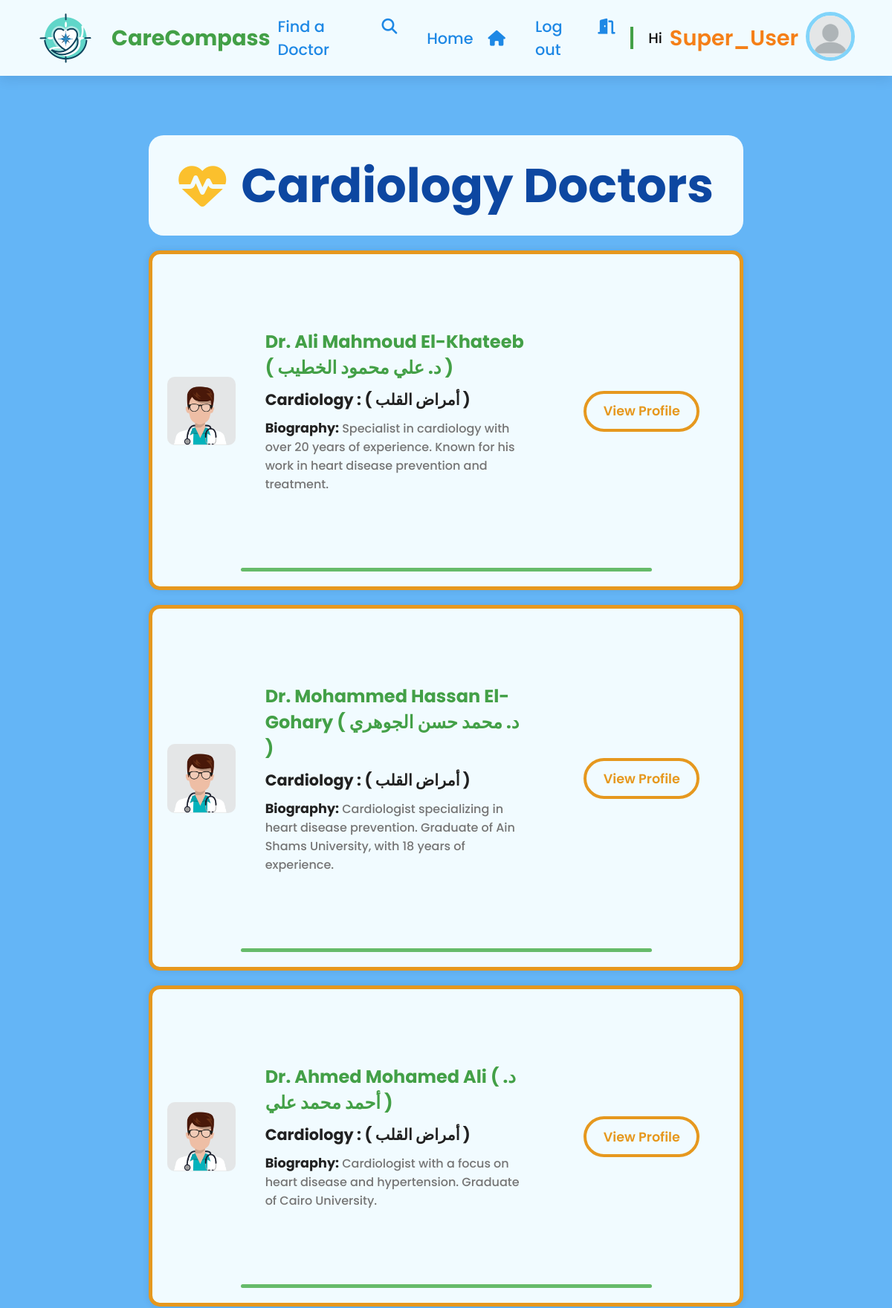
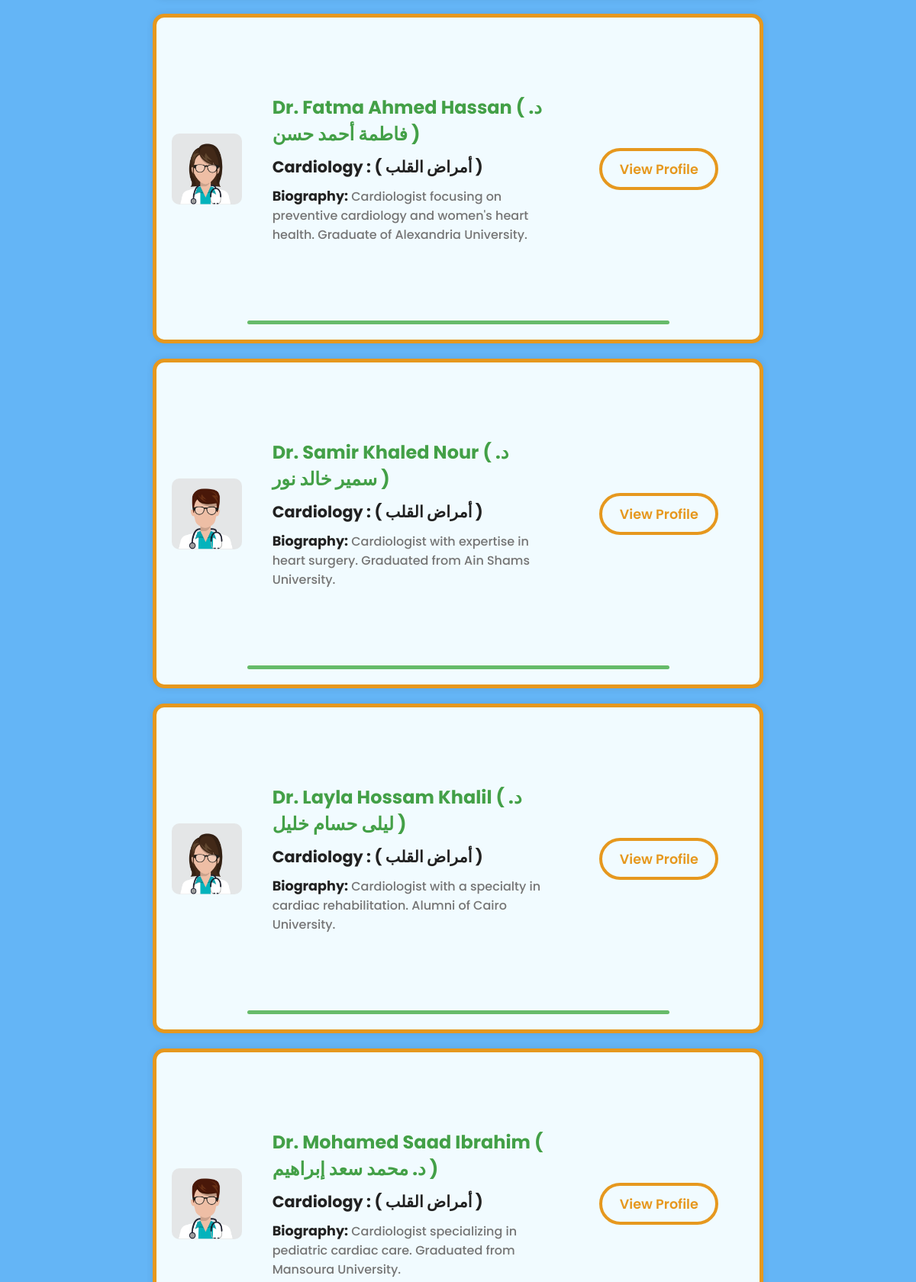
Screenshot of /specialized_doctors?specialty=Cardiology (signed in, upper part) with the database file from the repository (2 pictures, top to bottom).
### Users/models.py (models this page shows, shortened)
class UserProfile(models.Model):
    user = models.OneToOneField(User, on_delete=models.CASCADE)
    city = models.CharField(max_length=100, blank=True)
    profile_img = models.ImageField(upload_to='profile_images', default='default/blank-profile-picture.png')
    phone_number = models.CharField(max_length=13, blank=True)

### Doctors/models.py (models this page shows, shortened)
class DoctorProfile(models.Model):
    GENDER_CHOICES = [
        ('Male', 'Male'),
        ('Female', 'Female'),
    ]
    full_name_in_english = models.CharField(max_length=100)
    full_name_in_arabic = models.CharField(max_length=100)
    doctor_profile_img = models.ImageField(upload_to='doctors_profile_images', blank=True, null=True)
    english_bio = models.TextField()
    arabic_bio = models.TextField()
    phone = models.CharField(max_length=13)
    address_in_english = models.CharField(max_length=255)
    address_in_arabic = models.CharField(max_length=255)
    specialization_in_english = models.CharField(max_length=100)
    specialization_in_arabic = models.CharField(max_length=100)
    gender = models.CharField(max_length=6, choices=GENDER_CHOICES)
    birthdate = models.DateField()
    default_pic_mapping = {
        'Male': 'default/male_blank_doctor.png',
        'Female': 'default/female_blank_doctor.png'
    }
    def get_profile_pic_url(self):
        if not self.doctor_profile_img:
            return os.path.join(settings.MEDIA_URL, self.default_pic_mapping[self.gender])
        return self.doctor_profile_img.url

### Search/views.py (the view)
# urls.py: path('specialized_doctors', views.specialized_doctors, name='specialized_doctors'),
@login_required(login_url= "login")
def specialized_doctors(request):
    if request.method == 'GET':
        specialty = request.GET.get('specialty')
        doctors = DoctorProfile.objects.filter(specialization_in_english__exact=specialty)
        specialty_icon = specialty_icons[specialty]
    context = {
        'doctors': doctors,
        'specialty': specialty,
        'specialty_icon': specialty_icon,
    }
    return render(request, 'Search/specialized_doctors.html', context)

### Search/templates/Search/specialized_doctors.html (shortened to what this page needs)
{% extends "base.html" %}
{% load static %}
{% block extra_css %}
    <link rel="stylesheet" href="{% static 'css/search_result_styles.css' %}">
{% endblock %}
{% block content %}
    <section>
        <div class="specialty-header">
            <i class="{{ specialty_icon }}"></i>
            <p> {{ specialty }} Doctors </p>
        </div>
        {% if doctors %}
            {% for doctor in doctors %}
                {% include 'Search/doctors_list.html' %}
            {% endfor %}
        {% else %}
            <h2 style="text-align: center; margin-top: 50px;">NO Doctors Found!!</h2>
        {% endif %}
    </section>
{% endblock %}

### templates/navbar.html (shortened to what this page needs)
{% load static %}
<header>
    <a href="{% url 'home' %}" class="logo">
        <img src="{% static 'images/Logo.png' %}" alt="Logo">
        CareCompass
    </a>
    <nav class="navigation-bar">
        {% if user.is_authenticated %}
            <div class="navigation-bar-links">
                <div class="nav-link">
                    <a href="/#find-doctor" id="find-doctor-link">Find a Doctor</a>
                    <i class="fa-solid fa-magnifying-glass"></i>
                </div>
                <div class="nav-link">
                    <a href="{% url 'home' %}">Home</a>
                    <i class="fa-solid fa-house"></i>
                </div>
                <div class="nav-link">
                    <a href="{% url 'logout' %}">Log out</a>
                    <i class="fa-solid fa-door-open"></i>
                </div>
            </div>
            <span class="separator"></span>
            <p class="logged-in-user">Hi <a href="{% url 'user_profile' %}"> <span>{{ user.username }}</span> </a></p>
            <div class="user-avatar">
                <img src="{{ user.userprofile.profile_img.url }}" alt="{{ user.username }}">
            </div>
        {% endif %}
    </nav>
</header>

### Search/templates/Search/doctors_list.html
<div class="doctor-row">
    <div class="doctor-container">
        <div class="doctor-image">
            <img src="{{ doctor.get_profile_pic_url }}" alt="{{ doctor.full_name_in_english }}">
        </div>
        <div class="doctor-info">
            <a href="{% url 'doctor_profile' %}?id={{ doctor.id }}">
                <h3 class="doctor-name">Dr. {{ doctor.full_name_in_english }} <span class="rtl">( د. {{ doctor.full_name_in_arabic }} )</span></h3>
            </a>
            <h5 class="doctor-specialty">{{ doctor.specialization_in_english }} : <span class="rtl">( {{ doctor.specialization_in_arabic }} )</span></h5>
            <p class="doctor-bio"> <span>Biography:</span> {{ doctor.english_bio }}</p>
        </div>
        <div class="doctor-contact">
            <a href="{% url 'doctor_profile' %}?id={{ doctor.id }}" class="profile-link"> <button class="profile-btn">View Profile</button> </a>
        </div>
    </div>
    <hr>
</div>

### static/css/basic.css (style rules this page uses)
:root { --primary-blue: #1E88E5; --primary-blue-light: #64B5F6; --primary-blue-dark: #1565C0; --primary-blue-darker: #0D47A1; --primary-accent-blue: #81D4FA; --primary-accent-blue-light: #daf0fb; --secondary-green: #43A047; --secondary-green-light: #66BB6A; --secondary-accent-green: #15d46b; --secondary-green-dark: #2E7D32; --secondary-green-darker: #1B5E20; --neutral-white: #f1fbff; --text-dark-gray: #424242; --text-dark-gray-light: #757575; --text-dark-gray-dark: #212121; --text-dark-gray-darker: #0E0E0E; --error-red: #E53935; --error-red-light: #EF5350; --error-red-accent: #FF5A5F; --error-red-accent-light: #ffc8ca; --accent-pinkish-red: #DB5C91; --accent-pinkish-red-light: #F48FB1; --accent-orange: #E6981E; --accent-orange-light: #FBC02D; --accent-orange-dark: #F57F17; }
* { font-family: "Poppins", sans-serif; margin: 0; padding: 0; box-sizing: border-box; scroll-behavior: smooth; }
.rtl { direction: rtl; }
a { text-decoration: none; }
#base-page-body { min-height: 100vh; width: 100vw; position: relative; background-color: var(--primary-blue-light); display: flex; flex-direction: column; overflow-x: hidden; }
section { padding: 150px 200px; }
header { background-color: var(--neutral-white); width: 100%; display: flex; position: sticky; top: 0px; justify-content: space-between; align-items: center; padding: 10px 30px; box-shadow: 0px 5px 15px rgba(1, 28, 64, 0.1); z-index: 999; }
.logo { display: flex; align-items: center; justify-content: center; text-decoration: none; color: var(--secondary-green); font-size: 1.8em; font-weight: 700; }
.logo img { width: 120px; }
.navigation-bar { display: flex; align-items: center; justify-content: center; }
.navigation-bar-links { display: flex; align-items: center; gap: 20px; }
.nav-link { display: flex; justify-content: center; align-items: baseline; color: var(--primary-blue); font-size: 1.3em; font-weight: 500; padding: 10px; cursor: pointer; }
.nav-link a { color: var(--primary-blue); }
.nav-link i { margin-left: 20px; }
.logged-in-user { color: var(--text-dark-gray-darker); margin: 0; display: flex; justify-content: center; align-items: center; text-decoration: none; font-size: 1.2em; font-weight: 500; padding: 10px; }
.logged-in-user span { padding-left: 10px; color: var(--accent-orange-dark); font-size: 1.5em; font-weight: 600; }
.separator { width: 5px; height: 30px; margin: 10px; background-color: var(--secondary-green); }
.user-avatar { width: 70px; height: 70px; margin-right: 20px; }
.user-avatar img { width: 100%; border: 5px solid var(--primary-accent-blue); border-radius: 50%; }

### rows the page displays
DoctorProfile: full_name_in_english "Ali Mahmoud El-Khateeb", full_name_in_arabic "علي محمود الخطيب", specialization_in_english "Cardiology", specialization_in_arabic "أمراض القلب", english_bio "Specialist in cardiology with over 20 years of experience. Known for his work in heart disease prevention and treatment."
DoctorProfile: full_name_in_english "Mohammed Hassan El-Gohary", full_name_in_arabic "محمد حسن الجوهري", specialization_in_english "Cardiology", specialization_in_arabic "أمراض القلب", english_bio "Cardiologist specializing in heart disease prevention. Graduate of Ain Shams University, with 18 years of experience."
DoctorProfile: full_name_in_english "Ahmed Mohamed Ali", full_name_in_arabic "أحمد محمد علي", specialization_in_english "Cardiology", specialization_in_arabic "أمراض القلب", english_bio "Cardiologist with a focus on heart disease and hypertension. Graduate of Cairo University."
DoctorProfile: full_name_in_english "Fatma Ahmed Hassan", full_name_in_arabic "فاطمة أحمد حسن", specialization_in_english "Cardiology", specialization_in_arabic "أمراض القلب", english_bio "Cardiologist focusing on preventive cardiology and women's heart health. Graduate of Alexandria University."
DoctorProfile: full_name_in_english "Samir Khaled Nour", full_name_in_arabic "سمير خالد نور", specialization_in_english "Cardiology", specialization_in_arabic "أمراض القلب", english_bio "Cardiologist with expertise in heart surgery. Graduated from Ain Shams University."
DoctorProfile: full_name_in_english "Layla Hossam Khalil", full_name_in_arabic "ليلى حسام خليل", specialization_in_english "Cardiology", specialization_in_arabic "أمراض القلب", english_bio "Cardiologist with a specialty in cardiac rehabilitation. Alumni of Cairo University."
DoctorProfile: full_name_in_english "Mohamed Saad Ibrahim", full_name_in_arabic "محمد سعد إبراهيم", specialization_in_english "Cardiology", specialization_in_arabic "أمراض القلب", english_bio "Cardiologist specializing in pediatric cardiac care. Graduated from Mansoura University."

### other values shown
{{ user.username }} "Super_User"
{{ specialty }} "Cardiology"
